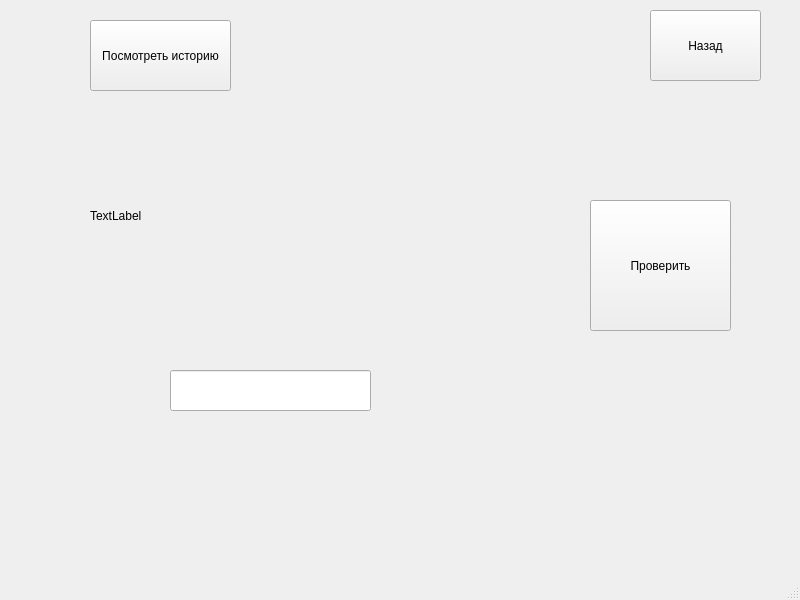
<?xml version="1.0" encoding="UTF-8"?>
<ui version="4.0">
 <class>MainWindow</class>
 <widget class="QMainWindow" name="MainWindow">
  <property name="geometry">
   <rect>
    <x>0</x>
    <y>0</y>
    <width>800</width>
    <height>600</height>
   </rect>
  </property>
  <property name="windowTitle">
   <string>MainWindow</string>
  </property>
  <widget class="QWidget" name="centralwidget">
   <widget class="QLabel" name="label">
    <property name="geometry">
     <rect>
      <x>90</x>
      <y>170</y>
      <width>191</width>
      <height>91</height>
     </rect>
    </property>
    <property name="text">
     <string>TextLabel</string>
    </property>
   </widget>
   <widget class="QLineEdit" name="lineEdit">
    <property name="geometry">
     <rect>
      <x>170</x>
      <y>370</y>
      <width>201</width>
      <height>41</height>
     </rect>
    </property>
   </widget>
   <widget class="QPushButton" name="pushButton">
    <property name="geometry">
     <rect>
      <x>590</x>
      <y>200</y>
      <width>141</width>
      <height>131</height>
     </rect>
    </property>
    <property name="text">
     <string>Проверить</string>
    </property>
   </widget>
   <widget class="QPushButton" name="pushButton_2">
    <property name="geometry">
     <rect>
      <x>650</x>
      <y>10</y>
      <width>111</width>
      <height>71</height>
     </rect>
    </property>
    <property name="text">
     <string>Назад</string>
    </property>
   </widget>
   <widget class="QPushButton" name="historyButton">
    <property name="geometry">
     <rect>
      <x>90</x>
      <y>20</y>
      <width>141</width>
      <height>71</height>
     </rect>
    </property>
    <property name="text">
     <string>Посмотреть историю</string>
    </property>
   </widget>
  </widget>
  <widget class="QMenuBar" name="menubar">
   <property name="geometry">
    <rect>
     <x>0</x>
     <y>0</y>
     <width>800</width>
     <height>26</height>
    </rect>
   </property>
  </widget>
  <widget class="QStatusBar" name="statusbar"/>
 </widget>
 <resources/>
 <connections/>
</ui>
